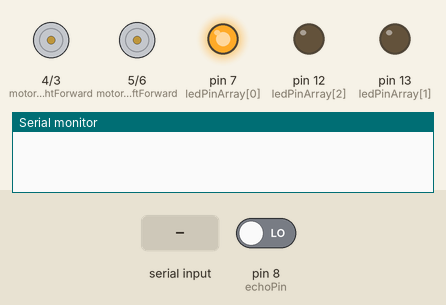
Simulated run of this sketch. Board: Arduino Uno, built with avr-gcc and run on an emulated ATmega328P. On the bench: motor-driver pin pairs drawn as motors (green arrow = first pin HIGH = forward, orange = second pin HIGH = backward, longer = more drive), output pins drawn as LEDs (lit = HIGH), the last lines printed to the serial monitor. Inputs (shaded band) come from the test bench; at power-on: pin 8 (echoPin) LOW. Pins used as bus, display or sensor lines are not drawn.

Above: at 1.2 s.
1.3 s: "a" received over the second serial link
At 3.4 s:
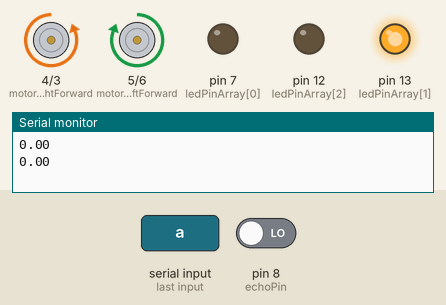
3.8 s: pin 8 (echoPin) driven HIGH
At 4.9 s:
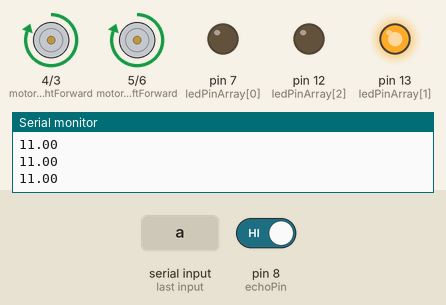
5.8 s: pin 8 (echoPin) driven LOW
At 7.9 s:
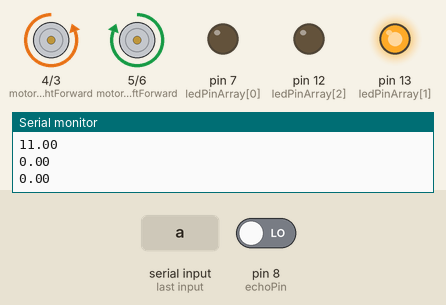
8.3 s: "m" received over the second serial link
At 10.0 s:
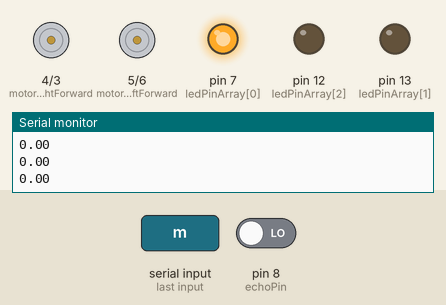
10.3 s: "f" received over the second serial link
At 11.6 s:
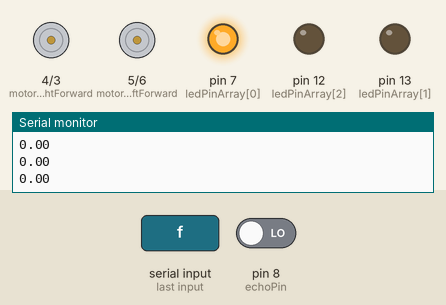
11.9 s: "b" received over the second serial link
At 13.0 s:
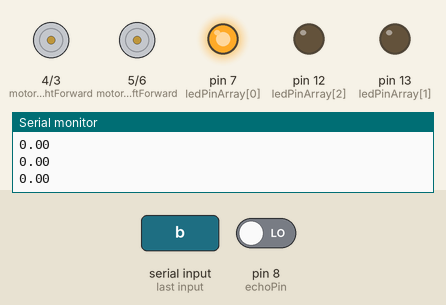
Timing chart, 0 to 14.5 s (numbered marks = the images above; inputs shaded):
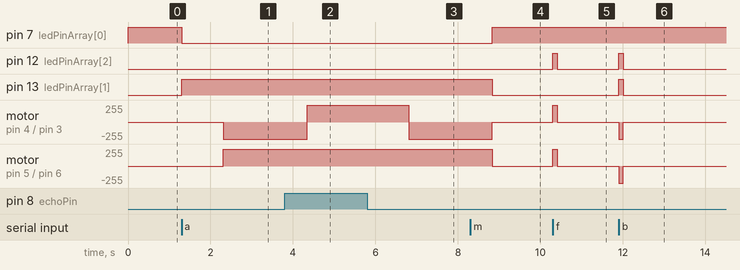

The sketch:

_20161003_boyz2.ino
```cpp
#include <SoftwareSerial.h> //시리얼 통신 라이브러리 호출

//DC모터 설정
int motorRightBackward = 3;
int motorRightForward = 4;
int motorLeftForward = 5;
int motorLeftBackward = 6;

//LED 설정
int numLEDs = 3;
int ledPinArray[] = {7, 13, 12};
int rgbStopArray[] = {155, 0, 0}; //red
int rgbAutoModeArray[] = {0, 155, 0}; //green
int rgbForwardArray[] = {255, 051, 204}; //pink
int rgbBackwardArray[] = {255, 255, 255}; //brown
int rgbLeftArray[] = {155, 155, 53};//yellow
int rgbRightArray[] = {53, 53, 155};//blue

//블루투스 설정
int blueTx=10;   //Tx (보내는핀 설정)
int blueRx=11;   //Rx (받는핀 설정)

//시리얼 통신을 위한 객체선언
SoftwareSerial btSerial(blueTx, blueRx);
String receivedString = "";

//초음파센서 설정
int trigPin = 9;
int echoPin = 8;

//자동 수동모드 플래그
bool isAutoDrive = false;

void stopDrive() {
  digitalWrite(motorRightForward, LOW);
  digitalWrite(motorRightBackward, LOW);
  digitalWrite(motorLeftForward, LOW);
  digitalWrite(motorLeftBackward, LOW);

  //LED 설정
  setLedColor(rgbStopArray);
}

void setLedColor(int arr[]) {
  for (int index = 0; index < numLEDs; index++) {
    analogWrite(ledPinArray[index], arr[index]);
  }
}

void drive(int p1, int p2, int p3, int p4, int arr[]) {
  //LED 설정
  setLedColor(arr);

  digitalWrite(motorRightForward, p1);
  digitalWrite(motorRightBackward, p2);
  digitalWrite(motorLeftForward, p3);
  digitalWrite(motorLeftBackward, p4);
  delay(105);

  //LED 대기상태로 변환
  setLedColor(rgbStopArray);
}

//시리얼 속도설정, trigPin을 출력, echoPin을 입력으로 설정
void setup(){
  Serial.begin(9600);
  btSerial.begin(9600); //블루투스 시리얼 개방

  //초음파센서 핀설정
  pinMode(trigPin, OUTPUT);
  pinMode(echoPin, INPUT);

  //DC모터 핀설정
  pinMode(motorRightForward, OUTPUT);
  pinMode(motorRightBackward, OUTPUT);
  pinMode(motorLeftForward, OUTPUT);
  pinMode(motorLeftBackward, OUTPUT);

  stopDrive();
}

//초음파를 보낸다. 다 보내면 echo가 HIGH(신호받기) 상태로 대기
void loop() {
    float duration, distance;
    char inputCommand;

    if (btSerial.available()) {
        inputCommand = (char)btSerial.read();
        Serial.println("input command : " + inputCommand);

        if (inputCommand == 'm') {
            isAutoDrive = false;
        } else if (inputCommand == 'a') {
            isAutoDrive = true;
            setLedColor(rgbAutoModeArray);
        }
    }

    //========================================
    // 아래는 수동제어 모드
    //========================================
    if (isAutoDrive == false) {
        if (inputCommand == 'f') {
            drive(HIGH, LOW, HIGH, LOW, rgbForwardArray);
        } else if(inputCommand == 'b') {
            drive(LOW, HIGH, LOW, HIGH, rgbBackwardArray);
        } else if(inputCommand == 'r') {
            drive(LOW, HIGH, HIGH, LOW, rgbRightArray);
        } else if(inputCommand == 'l') {
            drive(HIGH, LOW, LOW, HIGH, rgbLeftArray);
        } else {
            stopDrive();
        }
    }
    //========================================
    // 아래 코드는 자동제어용 코드
    //========================================
    else {
        if (isAutoDrive == true) {
            digitalWrite(trigPin, HIGH);
            delay(10);
            digitalWrite(trigPin, LOW);

            if (digitalRead(echoPin) == LOW) {
                duration = pulseIn(echoPin, HIGH);
                distance = ((float)(340 * duration) / 10000) / 2;
            } else {
                pinMode(echoPin, OUTPUT);
                digitalWrite(echoPin, LOW);
                pinMode(echoPin, INPUT);

                //임의설정값
                distance = 11;
            }

            Serial.println(distance); //센서값을 시리얼 모니터에 출력

            if (distance > 10) {
                digitalWrite(motorRightForward, HIGH);
                digitalWrite(motorRightBackward, LOW);
                digitalWrite(motorLeftForward, HIGH);
                digitalWrite(motorLeftBackward, LOW);
            } else {
                digitalWrite(motorRightForward, LOW);
                digitalWrite(motorRightBackward, HIGH);
                digitalWrite(motorLeftForward, HIGH);
                digitalWrite(motorLeftBackward, LOW);
            }
        }
    }
}
```

Measured:
- after the input at 1.3 s, pin 7 (ledPinArray[0]): HIGH → LOW at once; pin 13 (ledPinArray[1]): LOW → HIGH at once; motor on pin 4 (motorRightForward) / pin 3 (motorRightBackward): stopped → backward 255/255 after 1.0 s; motor on pin 5 (motorLeftForward) / pin 6 (motorLeftBackward): stopped → forward 255/255 after 1.0 s
- after the input at 3.8 s, motor on pin 4 (motorRightForward) / pin 3 (motorRightBackward): backward 255/255 → forward 255/255 after 0.54 s
- after the input at 5.8 s, motor on pin 4 (motorRightForward) / pin 3 (motorRightBackward): forward 255/255 → backward 255/255 after 1.0 s
- after the input at 8.3 s, pin 7 (ledPinArray[0]): LOW → HIGH after 0.53 s; pin 13 (ledPinArray[1]): HIGH → LOW after 0.53 s; motor on pin 4 (motorRightForward) / pin 3 (motorRightBackward): backward 255/255 → stopped after 0.53 s; motor on pin 5 (motorLeftForward) / pin 6 (motorLeftBackward): forward 255/255 → stopped after 0.53 s
- after the input at 10.3 s, pin 12 (ledPinArray[2]): LOW → HIGH at once, → LOW 0.11 s later; motor on pin 4 (motorRightForward) / pin 3 (motorRightBackward), motor on pin 5 (motorLeftForward) / pin 6 (motorLeftBackward): stopped → forward 255/255 at once, → stopped 0.11 s later
- after the input at 11.9 s, pin 12 (ledPinArray[2]), pin 13 (ledPinArray[1]): LOW → HIGH at once, → LOW 0.11 s later; motor on pin 4 (motorRightForward) / pin 3 (motorRightBackward), motor on pin 5 (motorLeftForward) / pin 6 (motorLeftBackward): stopped → backward 255/255 at once, → stopped 0.11 s later
